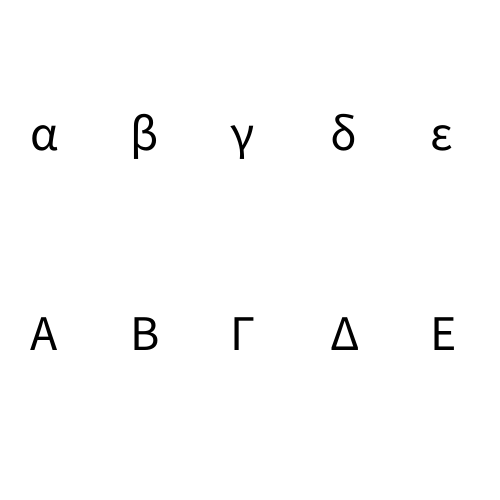
Frame 1 (no input)
Frame 2 (the mouse pressed at the canvas centre, redrawn once): identical to frame 1, image omitted

The Processing sketch that drew this single still picture (run headless with seeded random() and noise(); the mouse was pressed at the canvas centre and the sketch redrawn once):

// Processing sketch: assignment9_8_patriciaantlitz_00318934
// ── assignment9_8_patriciaantlitz_00318934.pde
/* Assigment 9-8
Student ID: 00318934
Name: Patricia Antlitz
Professor Ethel Schuster
Introduction to Computer Science CIS-140
18 November 2020

8 - greek: Draw the first five letters of the Greek alphabet

This program runs at clicking the start bottom.
It will print the greek letters alpha, beta, gamma, delta and epsilon both
in lower and upper case on the screen.

I have used other sources, as detailed in my submitted source file.
https://stackoverflow.com/questions/21889148/how-to-display-or-write-to-file-greek-characters
https://unicode-table.com/en/sets/greek-symbols/
https://forum.processing.org/two/discussion/13658/how-many-ways-to-create-a-z-alphabet-table-on-the-sketch
*/


//setup holds the settings of the screen
void setup() {
  size(500,500);
}
//Function draw holds the commands to run the program
void draw() {
  //gives the page a background color of white
  background(255);
  //calls function writeLetters to display letters on the screen
  writeLetter();
}

//Function writeLetters
void writeLetter(){
  //starts the characater at lower case alpha, first letter of greek alphabet
  char counterLower = '\u03B1';
  //starts the characater at upper case alpha, first letter of greek alphabet
  char counterUpper = '\u0391';
   /*for loop will loop in 5 columns at the x axis where the letters will
   be displayed*/
   for(int x = 0; x < 5; x++){
   //uses the initial unicode of the letters and add to the char counter
   char letterLower = char(counterLower);
   char letterUpper = char(counterUpper);
   //gives the text a size of 50px
    textSize(50);
    //selects the color black for the text
    fill(0);
     //writes the characters
    text(letterLower, 30+100*x, 150);
    text(letterUpper, 30+100*x, 350);
    //adds to the counter
    counterLower++;
    counterUpper++;

    /*if the value of letterLower and letterUpper is the fith letter
    of the greek alphabet, "Epsilon", stop the loop*/
    if (letterLower == '\u03B5' || letterUpper == '\u0395') {
    noLoop();
  }
 }
}

//end.
